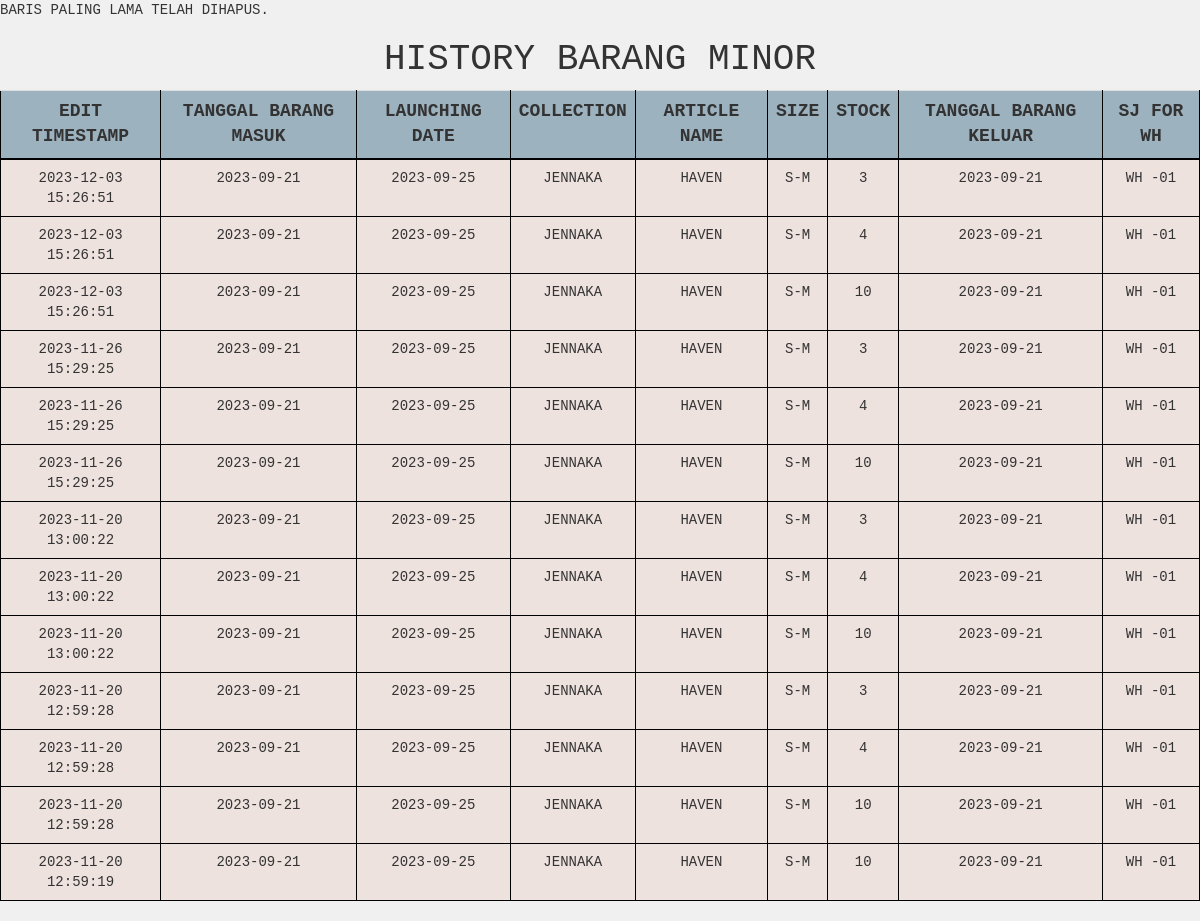
Before: /qc/barangminor/barangminor_history.php (signed in) with the older database file.
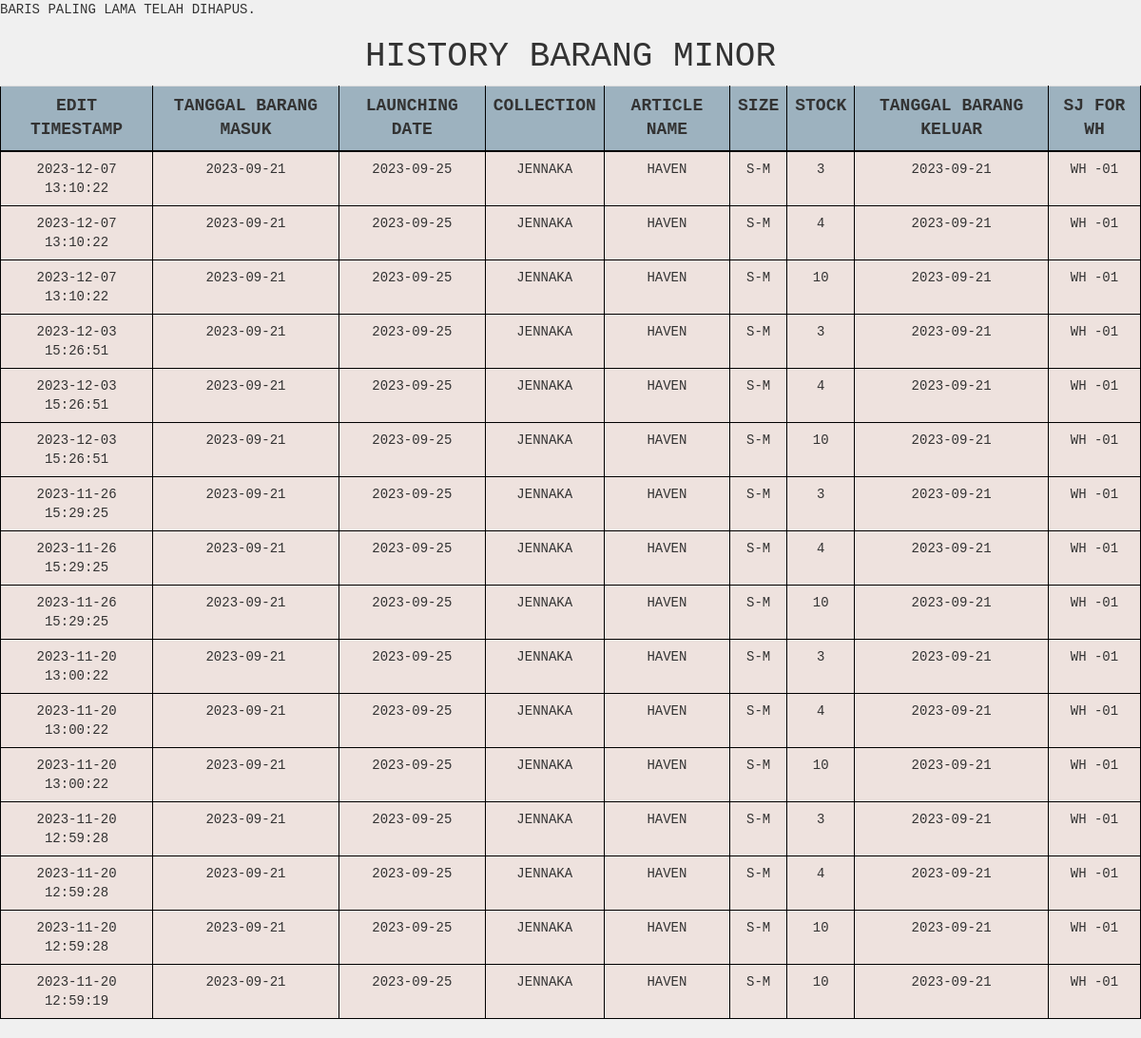
After: the same page with the newer database file.
### tables this page shows
CREATE TABLE `barang_minor_history` (
  `id` int(25) NOT NULL,
  `idbarang_minor` int(25) NOT NULL,
  `tgl_brg_masuk` date NOT NULL,
  `launching_date` date NOT NULL,
  `collection` varchar(255) NOT NULL,
  `article_name` varchar(255) NOT NULL,
  `size` varchar(15) NOT NULL,
  `stock` int(255) NOT NULL,
  `tgl_brg_keluar` date NOT NULL,
  `sj_for_wh` varchar(255) NOT NULL,
  `idbarang_qc` int(25) NOT NULL,
  `edit_timestamp` timestamp NOT NULL DEFAULT current_timestamp()
);

### qc/barangminor/barangminor_history.php (the view, shortened to what this page needs)
<?php
$servername = "localhost";
$username = "root";
$password = "";
$dbname = "gudangjenna";
$conn = mysqli_connect($servername, $username, $password, $dbname);
$sql = "SELECT * FROM barang_minor_history ORDER BY edit_timestamp DESC";
$result = mysqli_query($conn, $sql);
?>
<!DOCTYPE html>
<html>
<head>
    <link href="../../vendor/css/bootstrap/bootstrap.min.css" rel="stylesheet">
    <link href="../../vendor/css/bootstrap/bootstrap.css" rel="stylesheet">
    <link href="../../vendor/font-awesome/css/font-awesome.min.css" rel="stylesheet" type="text/css">
    <link href="../../css/tabel.css" rel="stylesheet">
</head>
<body>
    <h1 style="text-align: center;">History Barang Minor</h1>
    <table class="table table-hover">
        <tr>
            <th>Edit Timestamp</th>
            <th>Tanggal Barang Masuk</th>
            <th>Launching Date</th>
            <th>Collection</th>
            <th>Article Name</th>
            <th>Size</th>
            <th>Stock</th>
            <th>Tanggal Barang Keluar</th>
            <th>Sj For WH</th>
        </tr>
        <?php
        while ($row = mysqli_fetch_assoc($result)) {
            echo "<tr>";
            echo "<td>" . $row['edit_timestamp'] . "</td>";
            echo "<td>" . $row['tgl_brg_masuk'] . "</td>";
            echo "<td>" . $row['launching_date'] . "</td>";
            echo "<td>" . $row['collection'] . "</td>";
            echo "<td>" . $row['article_name'] . "</td>";
            echo "<td>" . $row['size'] . "</td>";
            echo "<td>" . $row['stock'] . "</td>";
            echo "<td>" . $row['tgl_brg_keluar'] . "</td>";
            echo "<td>" . $row['sj_for_wh'] . "</td>";
            echo "</tr>";
        }
        ?>
    </table>
</body>
</html>

Changed rows visible on the page:
added barang_minor_history: edit_timestamp "2023-12-07 13:10:22", tgl_brg_masuk "2023-09-21", launching_date "2023-09-25", collection "JENNAKA", article_name "HAVEN", size "S-M", stock "3", tgl_brg_keluar "2023-09-21", sj_for_wh "WH -01"
added barang_minor_history: edit_timestamp "2023-12-07 13:10:22", tgl_brg_masuk "2023-09-21", launching_date "2023-09-25", collection "JENNAKA", article_name "HAVEN", size "S-M", stock "4", tgl_brg_keluar "2023-09-21", sj_for_wh "WH -01"
added barang_minor_history: edit_timestamp "2023-12-07 13:10:22", tgl_brg_masuk "2023-09-21", launching_date "2023-09-25", collection "JENNAKA", article_name "HAVEN", size "S-M", stock "10", tgl_brg_keluar "2023-09-21", sj_for_wh "WH -01"
